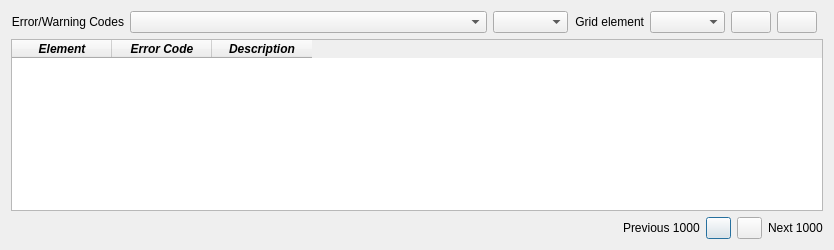
<?xml version="1.0" encoding="UTF-8"?>
<ui version="4.0">
 <class>Dialog</class>
 <widget class="QDialog" name="Dialog">
  <property name="geometry">
   <rect>
    <x>0</x>
    <y>0</y>
    <width>732</width>
    <height>250</height>
   </rect>
  </property>
  <property name="sizePolicy">
   <sizepolicy hsizetype="Preferred" vsizetype="Preferred">
    <horstretch>0</horstretch>
    <verstretch>0</verstretch>
   </sizepolicy>
  </property>
  <property name="windowTitle">
   <string>Errors and Warnings Analysis</string>
  </property>
  <layout class="QGridLayout" name="gridLayout_13">
   <item row="1" column="0">
    <layout class="QGridLayout" name="gridLayout_6">
     <item row="0" column="4">
      <widget class="QLabel" name="next_grid_issues_lbl">
       <property name="text">
        <string>Next 1000</string>
       </property>
      </widget>
     </item>
     <item row="0" column="0">
      <spacer name="horizontalSpacer_2">
       <property name="orientation">
        <enum>Qt::Horizontal</enum>
       </property>
       <property name="sizeHint" stdset="0">
        <size>
         <width>40</width>
         <height>20</height>
        </size>
       </property>
      </spacer>
     </item>
     <item row="0" column="2">
      <widget class="QPushButton" name="previous_grid_issues_btn">
       <property name="sizePolicy">
        <sizepolicy hsizetype="Fixed" vsizetype="Fixed">
         <horstretch>0</horstretch>
         <verstretch>0</verstretch>
        </sizepolicy>
       </property>
       <property name="minimumSize">
        <size>
         <width>25</width>
         <height>0</height>
        </size>
       </property>
       <property name="maximumSize">
        <size>
         <width>25</width>
         <height>16777215</height>
        </size>
       </property>
       <property name="text">
        <string/>
       </property>
       <property name="icon">
        <iconset>
         <normaloff>../img/arrow_4.svg</normaloff>../img/arrow_4.svg</iconset>
       </property>
      </widget>
     </item>
     <item row="0" column="1">
      <widget class="QLabel" name="previous_grid_issues_lbl">
       <property name="text">
        <string>Previous 1000</string>
       </property>
      </widget>
     </item>
     <item row="0" column="3">
      <widget class="QPushButton" name="next_grid_issues_btn">
       <property name="sizePolicy">
        <sizepolicy hsizetype="Fixed" vsizetype="Fixed">
         <horstretch>0</horstretch>
         <verstretch>0</verstretch>
        </sizepolicy>
       </property>
       <property name="minimumSize">
        <size>
         <width>25</width>
         <height>0</height>
        </size>
       </property>
       <property name="maximumSize">
        <size>
         <width>25</width>
         <height>16777215</height>
        </size>
       </property>
       <property name="text">
        <string/>
       </property>
       <property name="icon">
        <iconset>
         <normaloff>../img/arrow_2.svg</normaloff>../img/arrow_2.svg</iconset>
       </property>
      </widget>
     </item>
    </layout>
   </item>
   <item row="0" column="0">
    <layout class="QGridLayout" name="gridLayout_5">
     <item row="0" column="0">
      <widget class="QLabel" name="label_3">
       <property name="enabled">
        <bool>true</bool>
       </property>
       <property name="sizePolicy">
        <sizepolicy hsizetype="Fixed" vsizetype="Fixed">
         <horstretch>0</horstretch>
         <verstretch>0</verstretch>
        </sizepolicy>
       </property>
       <property name="text">
        <string>Error/Warning Codes</string>
       </property>
       <property name="alignment">
        <set>Qt::AlignRight|Qt::AlignTrailing|Qt::AlignVCenter</set>
       </property>
      </widget>
     </item>
     <item row="0" column="2">
      <widget class="QComboBox" name="errors_cbo">
       <property name="enabled">
        <bool>true</bool>
       </property>
       <property name="sizePolicy">
        <sizepolicy hsizetype="Fixed" vsizetype="Fixed">
         <horstretch>0</horstretch>
         <verstretch>0</verstretch>
        </sizepolicy>
       </property>
       <property name="minimumSize">
        <size>
         <width>75</width>
         <height>0</height>
        </size>
       </property>
       <property name="maxVisibleItems">
        <number>20</number>
       </property>
       <property name="insertPolicy">
        <enum>QComboBox::InsertAlphabetically</enum>
       </property>
      </widget>
     </item>
     <item row="0" column="3">
      <widget class="QLabel" name="label_7">
       <property name="sizePolicy">
        <sizepolicy hsizetype="Fixed" vsizetype="Fixed">
         <horstretch>0</horstretch>
         <verstretch>0</verstretch>
        </sizepolicy>
       </property>
       <property name="text">
        <string>Grid element</string>
       </property>
       <property name="alignment">
        <set>Qt::AlignRight|Qt::AlignTrailing|Qt::AlignVCenter</set>
       </property>
      </widget>
     </item>
     <item row="1" column="0" colspan="8">
      <widget class="QTableWidget" name="description_tblw">
       <property name="enabled">
        <bool>true</bool>
       </property>
       <property name="sizePolicy">
        <sizepolicy hsizetype="Expanding" vsizetype="Expanding">
         <horstretch>0</horstretch>
         <verstretch>0</verstretch>
        </sizepolicy>
       </property>
       <property name="maximumSize">
        <size>
         <width>16777215</width>
         <height>16777215</height>
        </size>
       </property>
       <property name="baseSize">
        <size>
         <width>7</width>
         <height>0</height>
        </size>
       </property>
       <property name="editTriggers">
        <set>QAbstractItemView::NoEditTriggers</set>
       </property>
       <property name="alternatingRowColors">
        <bool>false</bool>
       </property>
       <property name="selectionMode">
        <enum>QAbstractItemView::ContiguousSelection</enum>
       </property>
       <property name="selectionBehavior">
        <enum>QAbstractItemView::SelectRows</enum>
       </property>
       <property name="sortingEnabled">
        <bool>false</bool>
       </property>
       <property name="rowCount">
        <number>0</number>
       </property>
       <property name="columnCount">
        <number>3</number>
       </property>
       <attribute name="horizontalHeaderCascadingSectionResizes">
        <bool>false</bool>
       </attribute>
       <column>
        <property name="text">
         <string>Element</string>
        </property>
        <property name="font">
         <font>
          <weight>75</weight>
          <italic>true</italic>
          <bold>true</bold>
         </font>
        </property>
       </column>
       <column>
        <property name="text">
         <string>Error Code</string>
        </property>
        <property name="font">
         <font>
          <weight>75</weight>
          <italic>true</italic>
          <bold>true</bold>
         </font>
        </property>
       </column>
       <column>
        <property name="text">
         <string>Description</string>
        </property>
        <property name="font">
         <font>
          <weight>75</weight>
          <italic>true</italic>
          <bold>true</bold>
         </font>
        </property>
       </column>
      </widget>
     </item>
     <item row="0" column="6">
      <widget class="QPushButton" name="zoom_out_btn">
       <property name="toolTip">
        <string>Zoom Out</string>
       </property>
       <property name="toolTipDuration">
        <number>-1</number>
       </property>
       <property name="text">
        <string/>
       </property>
       <property name="icon">
        <iconset>
         <normaloff>../img/zoom_out.svg</normaloff>../img/zoom_out.svg</iconset>
       </property>
      </widget>
     </item>
     <item row="0" column="4">
      <widget class="QComboBox" name="elements_cbo">
       <property name="enabled">
        <bool>true</bool>
       </property>
       <property name="sizePolicy">
        <sizepolicy hsizetype="Expanding" vsizetype="Fixed">
         <horstretch>0</horstretch>
         <verstretch>0</verstretch>
        </sizepolicy>
       </property>
       <property name="minimumSize">
        <size>
         <width>75</width>
         <height>0</height>
        </size>
       </property>
       <property name="maximumSize">
        <size>
         <width>16777215</width>
         <height>16777215</height>
        </size>
       </property>
       <property name="maxVisibleItems">
        <number>20</number>
       </property>
       <property name="insertPolicy">
        <enum>QComboBox::InsertAlphabetically</enum>
       </property>
      </widget>
     </item>
     <item row="0" column="5">
      <widget class="QPushButton" name="zoom_in_btn">
       <property name="toolTip">
        <string>Zoom In</string>
       </property>
       <property name="toolTipDuration">
        <number>-1</number>
       </property>
       <property name="text">
        <string/>
       </property>
       <property name="icon">
        <iconset>
         <normaloff>../img/zoom_in.svg</normaloff>../img/zoom_in.svg</iconset>
       </property>
      </widget>
     </item>
     <item row="0" column="1">
      <widget class="QComboBox" name="issues_codes_cbo">
       <property name="enabled">
        <bool>true</bool>
       </property>
       <property name="sizePolicy">
        <sizepolicy hsizetype="Expanding" vsizetype="Fixed">
         <horstretch>0</horstretch>
         <verstretch>0</verstretch>
        </sizepolicy>
       </property>
       <property name="maxVisibleItems">
        <number>20</number>
       </property>
       <item>
        <property name="text">
         <string/>
        </property>
       </item>
       <item>
        <property name="text">
         <string>All</string>
        </property>
       </item>
       <item>
        <property name="text">
         <string>0000-0999  General</string>
        </property>
       </item>
       <item>
        <property name="text">
         <string>          0000</string>
        </property>
       </item>
       <item>
        <property name="text">
         <string>          0100  Control Variables, Version</string>
        </property>
       </item>
       <item>
        <property name="text">
         <string>          0200  Boundaries, Coordinates, Floodplain, Elevations</string>
        </property>
       </item>
       <item>
        <property name="text">
         <string>          0300  Stability criteria</string>
        </property>
       </item>
       <item>
        <property name="text">
         <string>          0400 Tolerance</string>
        </property>
       </item>
       <item>
        <property name="text">
         <string>          0500  Roughness</string>
        </property>
       </item>
       <item>
        <property name="text">
         <string>          0600  Rainfall</string>
        </property>
       </item>
       <item>
        <property name="text">
         <string>          0700  Infiltration</string>
        </property>
       </item>
       <item>
        <property name="text">
         <string>          0800  Inflow, Outflow</string>
        </property>
       </item>
       <item>
        <property name="text">
         <string>1000-1999  Channels</string>
        </property>
       </item>
       <item>
        <property name="text">
         <string>2000-2999  Hydraulic Structures</string>
        </property>
       </item>
       <item>
        <property name="text">
         <string>3000-3999  Streets and ARF/WRF</string>
        </property>
       </item>
       <item>
        <property name="text">
         <string>4000-4999  Storm Drain</string>
        </property>
       </item>
       <item>
        <property name="text">
         <string>5000-5999  Cross Sections</string>
        </property>
       </item>
       <item>
        <property name="text">
         <string>6000-6999  Sediment and Mud</string>
        </property>
       </item>
       <item>
        <property name="text">
         <string>7000-7999</string>
        </property>
       </item>
       <item>
        <property name="text">
         <string>8000-8999</string>
        </property>
       </item>
       <item>
        <property name="text">
         <string>9000-9999</string>
        </property>
       </item>
       <item>
        <property name="text">
         <string>Depressed Elements (DEPRESSED_ELEMENTS.OUT)</string>
        </property>
       </item>
       <item>
        <property name="text">
         <string>Channel &lt;&gt; Floodplain (CHANBANKEL.CHK)</string>
        </property>
       </item>
       <item>
        <property name="text">
         <string>Floodplain &lt;&gt; Storm Drain Rim (FPRIMELEV.OUT)</string>
        </property>
       </item>
       <item>
        <property name="text">
         <string>ARF Adjustments (ARF_ADJUSTMENT.CHK)</string>
        </property>
       </item>
       <item>
        <property name="text">
         <string>Underground Outfalls (UndergOUTFALLS.OUT)</string>
        </property>
       </item>
       <item>
        <property name="text">
         <string>Channel interior nodes (CHAN_INTERIOR_NODES.OUT)</string>
        </property>
       </item>
       <item>
        <property name="text">
         <string>Manhole cover pop off (ManholePop.OUT)</string>
        </property>
       </item>
      </widget>
     </item>
    </layout>
   </item>
  </layout>
 </widget>
 <resources/>
 <connections/>
</ui>
